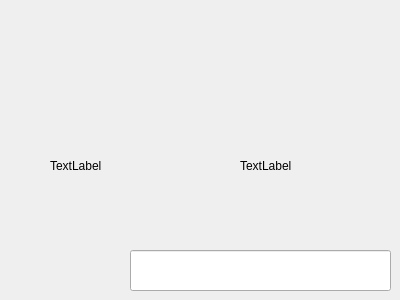
<?xml version="1.0" encoding="UTF-8"?>
<ui version="4.0">
 <class>Widget</class>
 <widget class="QWidget" name="Widget">
  <property name="geometry">
   <rect>
    <x>0</x>
    <y>0</y>
    <width>400</width>
    <height>300</height>
   </rect>
  </property>
  <property name="windowTitle">
   <string>Widget</string>
  </property>
  <widget class="QLabel" name="label">
   <property name="geometry">
    <rect>
     <x>50</x>
     <y>160</y>
     <width>54</width>
     <height>12</height>
    </rect>
   </property>
   <property name="text">
    <string>TextLabel</string>
   </property>
  </widget>
  <widget class="QLabel" name="label_2">
   <property name="geometry">
    <rect>
     <x>240</x>
     <y>160</y>
     <width>54</width>
     <height>12</height>
    </rect>
   </property>
   <property name="text">
    <string>TextLabel</string>
   </property>
  </widget>
  <widget class="QLineEdit" name="lineEdit">
   <property name="geometry">
    <rect>
     <x>130</x>
     <y>250</y>
     <width>261</width>
     <height>41</height>
    </rect>
   </property>
  </widget>
 </widget>
 <layoutdefault spacing="6" margin="11"/>
 <resources/>
 <connections/>
</ui>
